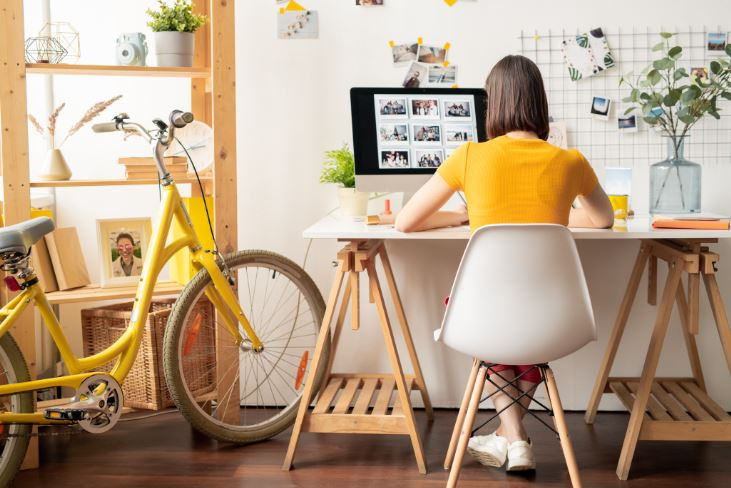
#> input picture FreeCodeCamp/01/photos/4.jpg, 731 x 488 px
$ python contours.py
#> lines starting #> are read from the running program, lines starting #| are printed output that depends on the picture; after the words box and inside, x2 and y2 are one past the last pixel; in counts of white or black regions, pixels touching at a corner belong together
import cv2 as cv
import numpy as np

img = cv.imread('photos/4.jpg')
#> img is the input picture: shape (488, 731, 3); mean B, G, R 133.2, 159.3, 182.5
cv.imshow('Image', img)

gray = cv.cvtColor(img, cv.COLOR_BGR2GRAY)
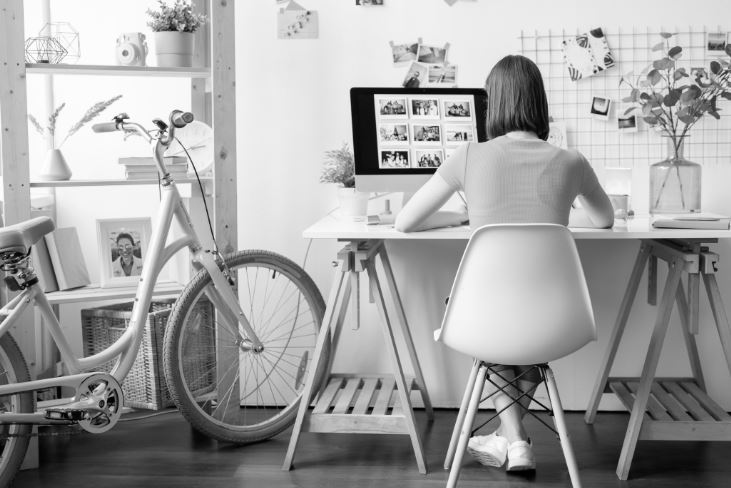
#> gray: shape (488, 731); min 0, max 255, mean 163.2
cv.imshow('Gray', gray)

blank = np.zeros(img.shape, dtype='uint8')
#cv.imshow('Blank', blank)

# Primeiro jeito

blur = cv.GaussianBlur(gray, (5,5), cv.BORDER_DEFAULT)
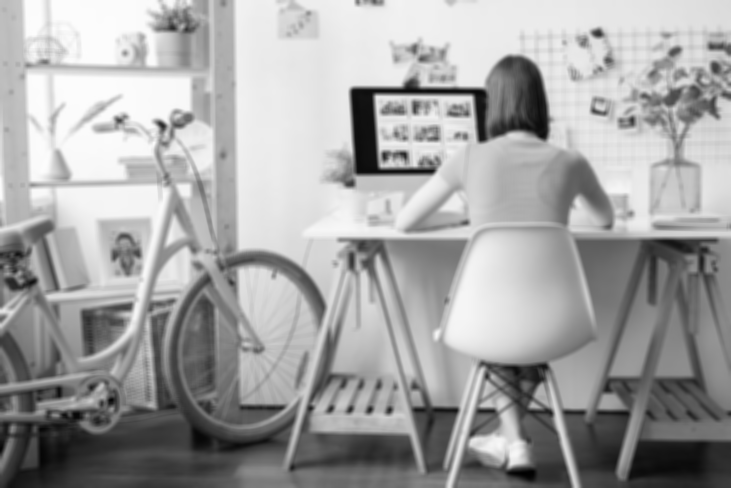
#> blur: shape (488, 731); min 1, max 253, mean 163.2
cv.imshow('Blur', blur)

canny = cv.Canny(blur, 125,175)
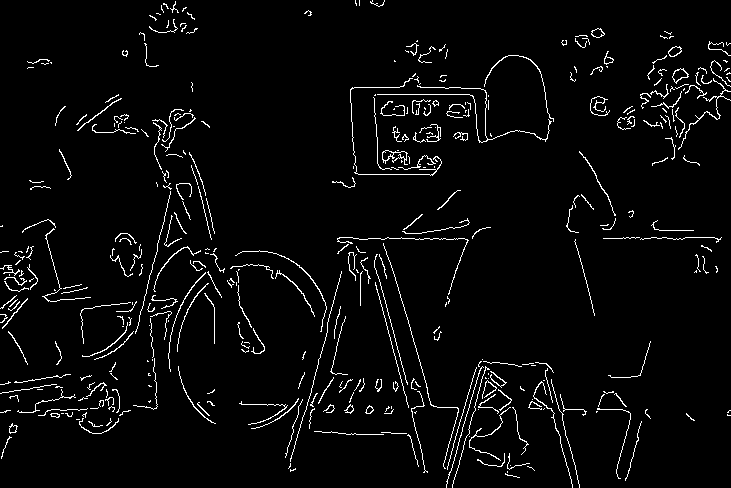
#> canny: shape (488, 731); 3.6% white in thin lines or dots
cv.imshow('Canny Edges', canny)

contours, hierarchies = cv.findContours(canny, cv.RETR_LIST, cv.CHAIN_APPROX_SIMPLE)
#> contours = 409 contours, 373 with area under 20; largest, box (x1, y1, x2, y2) and area: (672, 68, 689, 84) 130, (672, 68, 688, 83) 112, (382, 150, 408, 165) 95, (668, 46, 682, 57) 91, (591, 28, 605, 38) 80
print(f'{len(contours)} contour(s) found!')
#| 409 contour(s) found!

# [7 lines of commented-out code are left out]

cv.drawContours(blank, contours, -1, (0,0,255), 1)
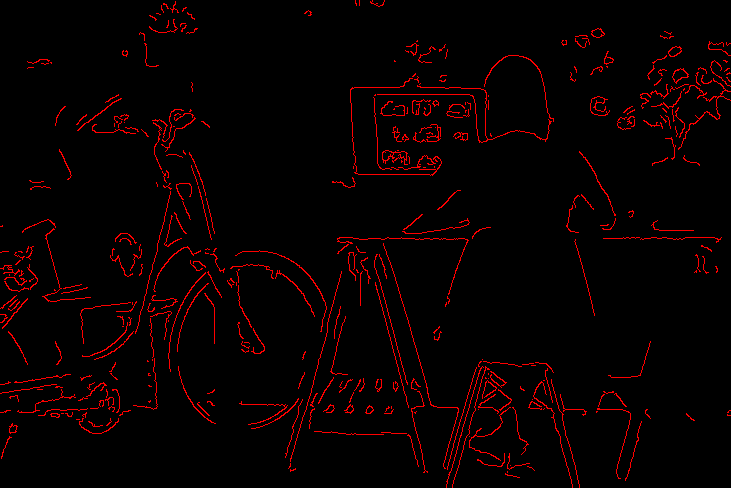
#> blank: shape (488, 731, 3); mean of channels 0, 1, 2 0, 0, 9.2; drawn as B, G, R
cv.imshow('Contours Draw', blank)

cv.waitKey(0)

#Parei no minuto 1:12:55

$ run again, with FreeCodeCamp/01/photos/1.jpg copied over FreeCodeCamp/01/photos/4.jpg
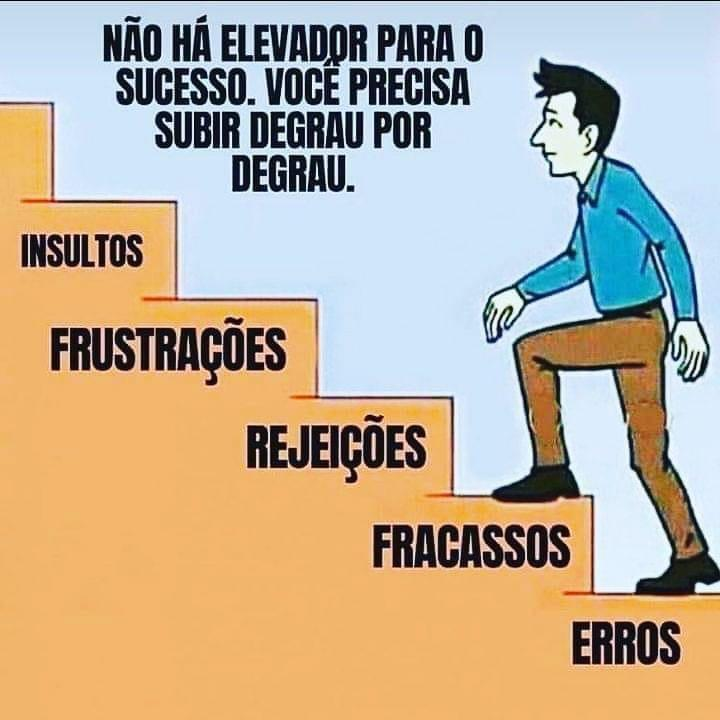
#> input picture FreeCodeCamp/01/photos/1.jpg, 720 x 720 px
#> img is the input picture: shape (720, 720, 3); mean B, G, R 152.8, 175.2, 190.8
#> `canny = cv.Canny(blur, 125,175)`:
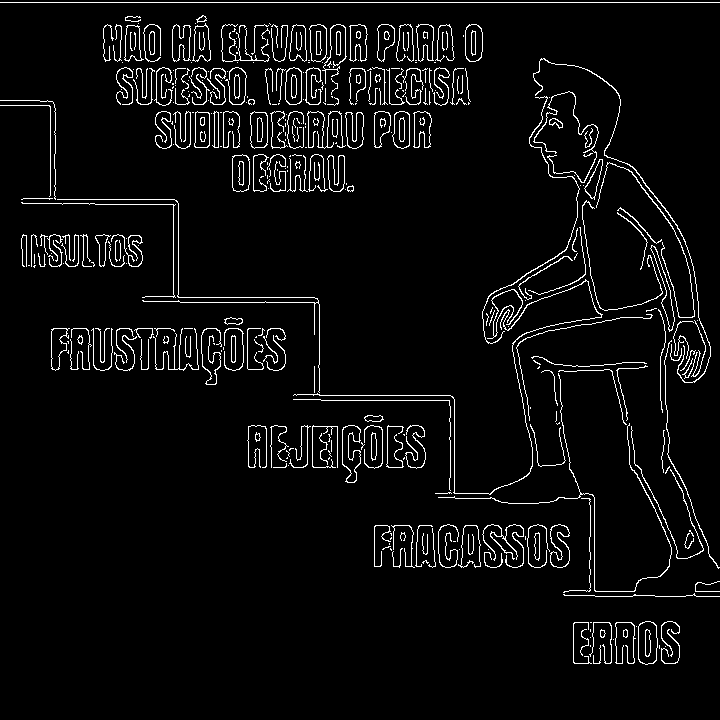
#> canny: shape (720, 720); 4.7% white in thin lines or dots
#> contours = 446 contours, 312 with area under 20; largest, box (x1, y1, x2, y2) and area: (638, 621, 658, 665) 735, (638, 621, 658, 665) 722, (342, 425, 361, 483) 640, (342, 425, 361, 483) 602, (232, 154, 250, 192) 584
#| 446 contour(s) found!
#> `cv.drawContours(blank, contours, -1, (0,0,255), 1)`:
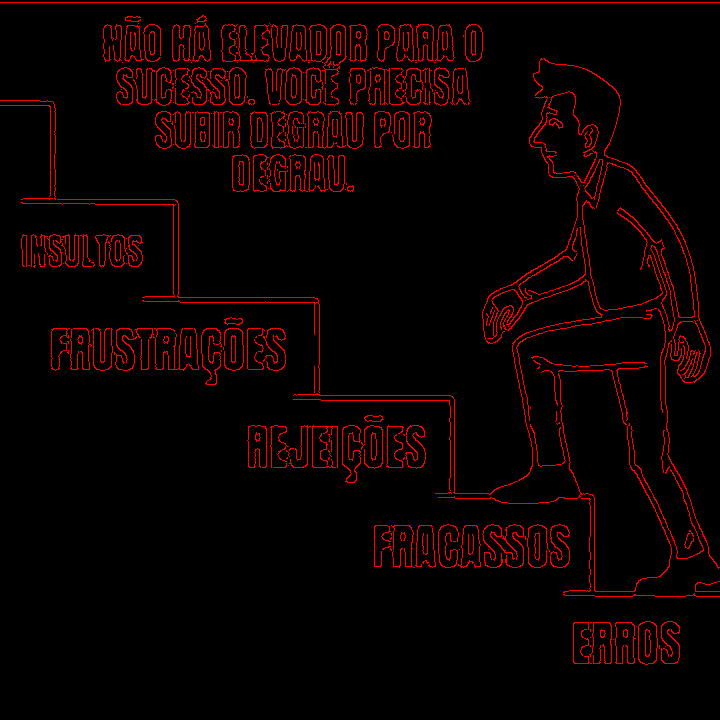
#> blank: shape (720, 720, 3); mean of channels 0, 1, 2 0, 0, 11.9; drawn as B, G, R

$ run again, with FreeCodeCamp/01/photos/2.jpg copied over FreeCodeCamp/01/photos/4.jpg
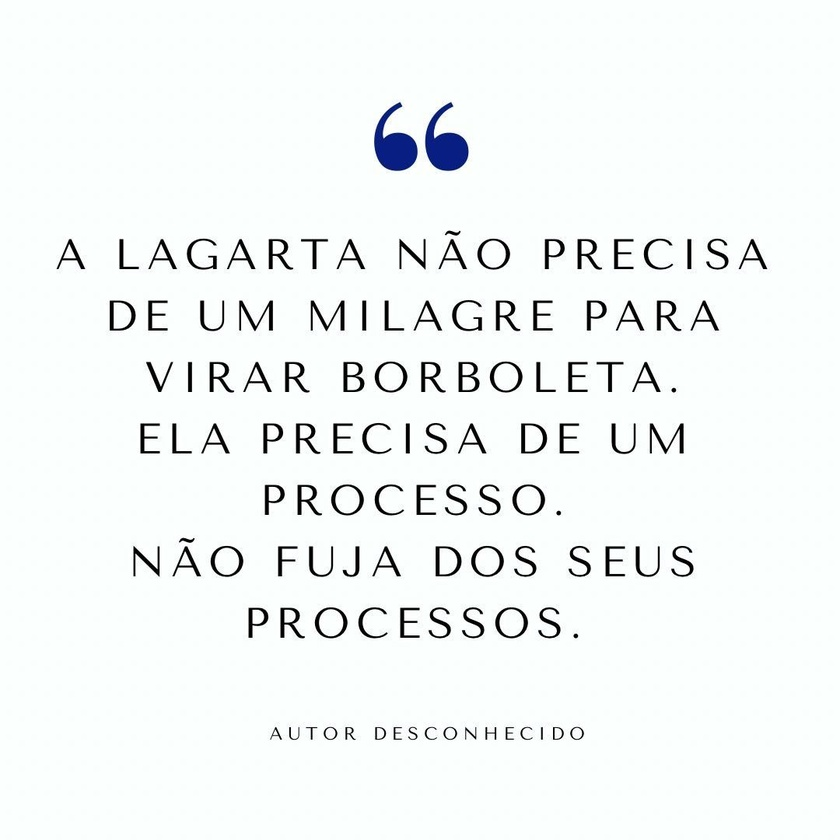
#> input picture FreeCodeCamp/01/photos/2.jpg, 840 x 840 px, shrunk from 1080 x 1080 before the run
#> img is the input picture: shape (840, 840, 3); mean B, G, R 245.5, 246, 242.2
#> `canny = cv.Canny(blur, 125,175)`:
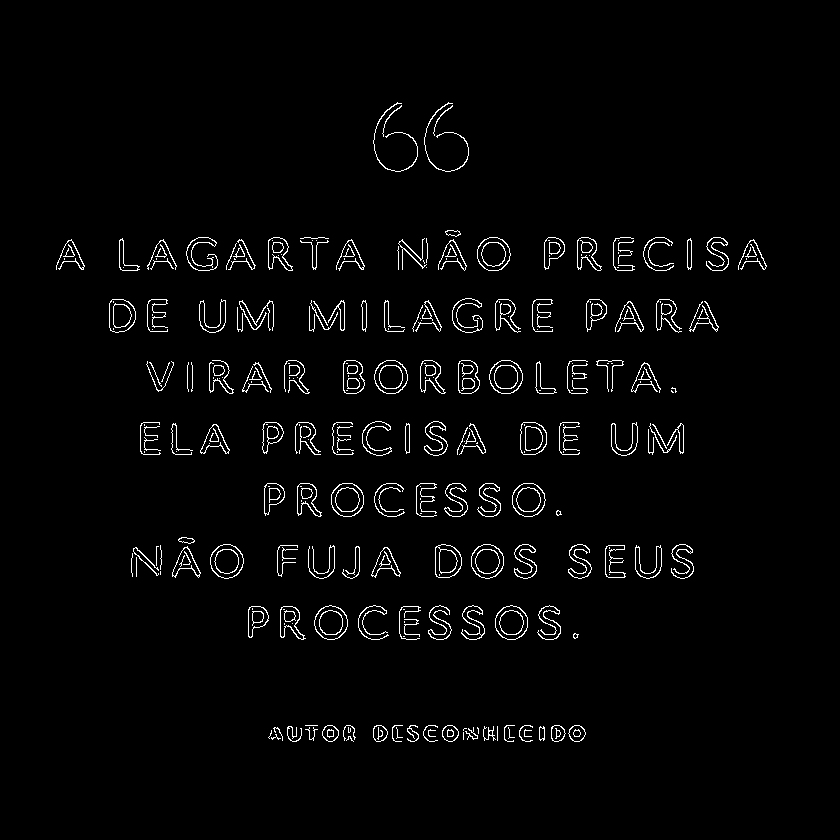
#> canny: shape (840, 840); 2.4% white in thin lines or dots, all inside (x1, y1, x2, y2) = (56, 102, 767, 742)
#> contours = 395 contours, 202 with area under 20; largest, box (x1, y1, x2, y2) and area: (210, 544, 244, 579) 875, (314, 605, 348, 640) 872, (489, 360, 523, 394) 869, (477, 237, 511, 271) 868, (471, 544, 504, 579) 866
#| 395 contour(s) found!
#> `cv.drawContours(blank, contours, -1, (0,0,255), 1)`:
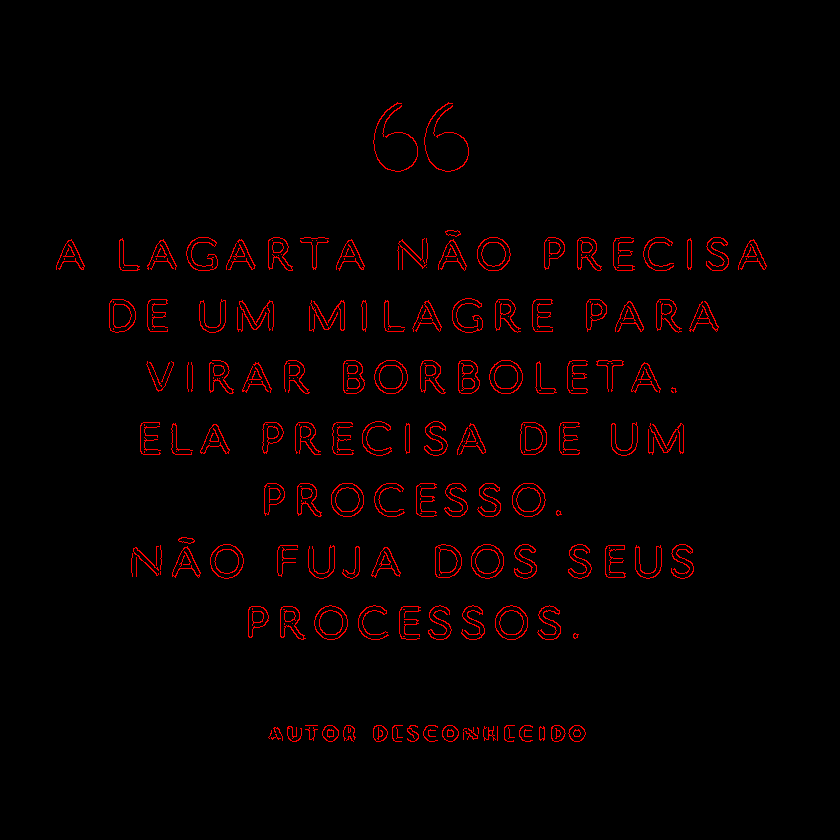
#> blank: shape (840, 840, 3); mean of channels 0, 1, 2 0, 0, 6.2; drawn as B, G, R

$ run again, with FreeCodeCamp/01/photos/3.JPG copied over FreeCodeCamp/01/photos/4.jpg
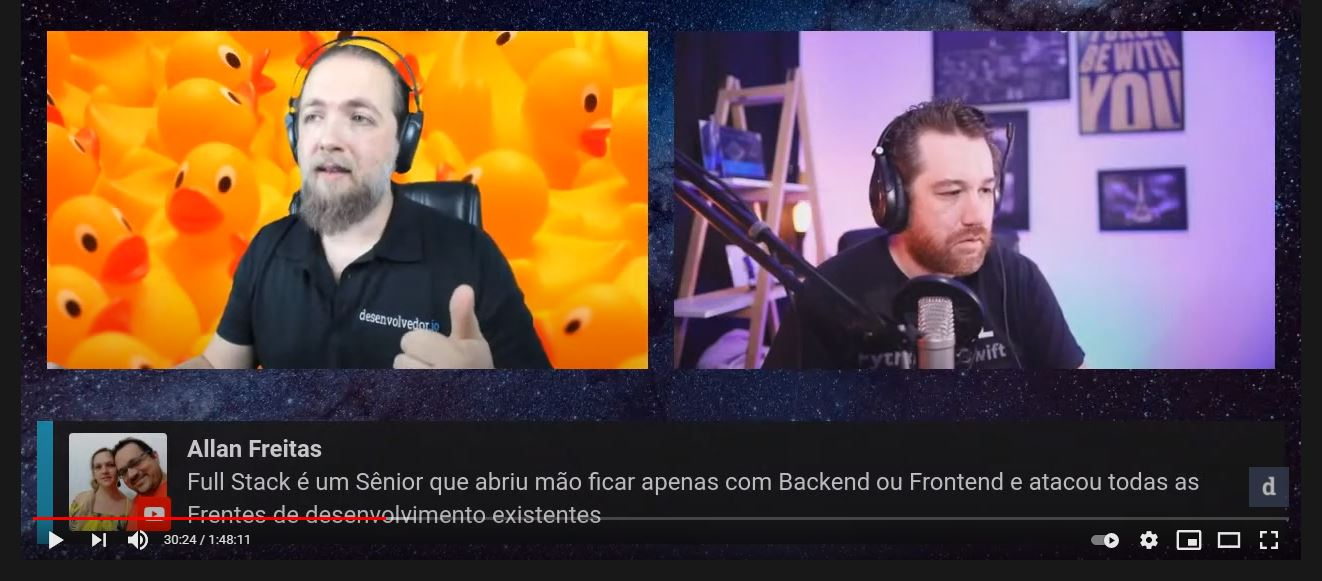
#> input picture FreeCodeCamp/01/photos/3.JPG, 1322 x 581 px
#> img is the input picture: shape (581, 1322, 3); mean B, G, R 70.3, 77.5, 103.5
#> `canny = cv.Canny(blur, 125,175)`:
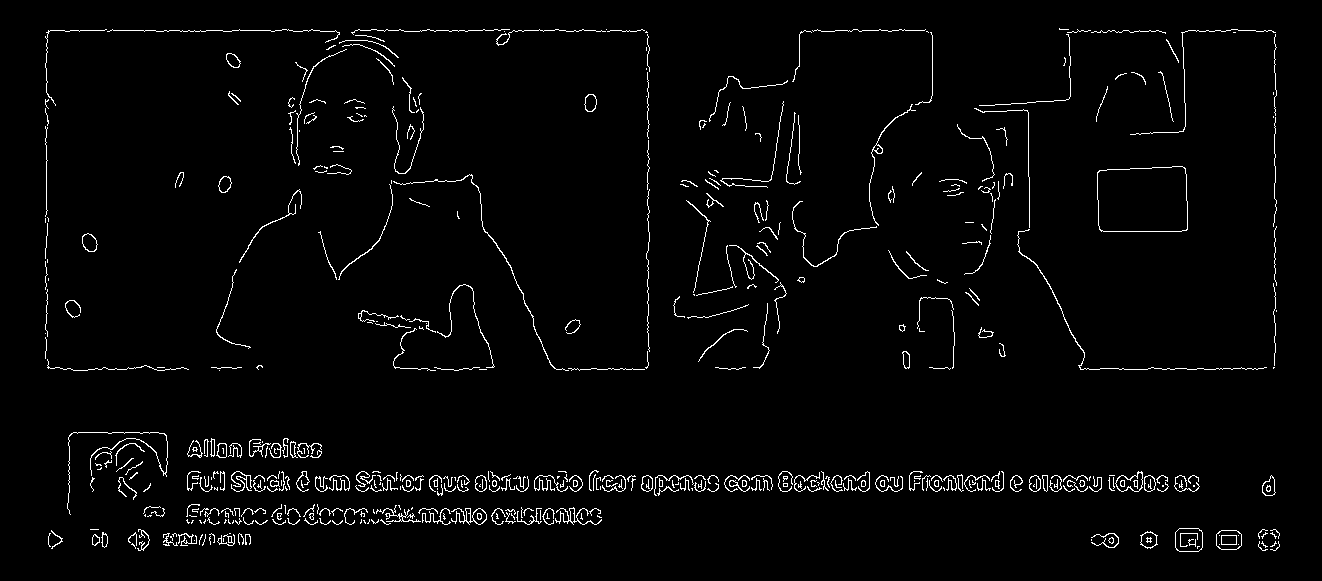
#> canny: shape (581, 1322); 2.4% white in thin lines or dots, all inside (x1, y1, x2, y2) = (45, 28, 1280, 552)
#> contours = 564 contours, 470 with area under 20; largest, box (x1, y1, x2, y2) and area: (1097, 166, 1188, 232) 5586, (1097, 166, 1188, 232) 5578, (1175, 528, 1203, 552) 592, (1175, 528, 1203, 552) 588, (1216, 530, 1242, 550) 439
#| 564 contour(s) found!
#> `cv.drawContours(blank, contours, -1, (0,0,255), 1)`:
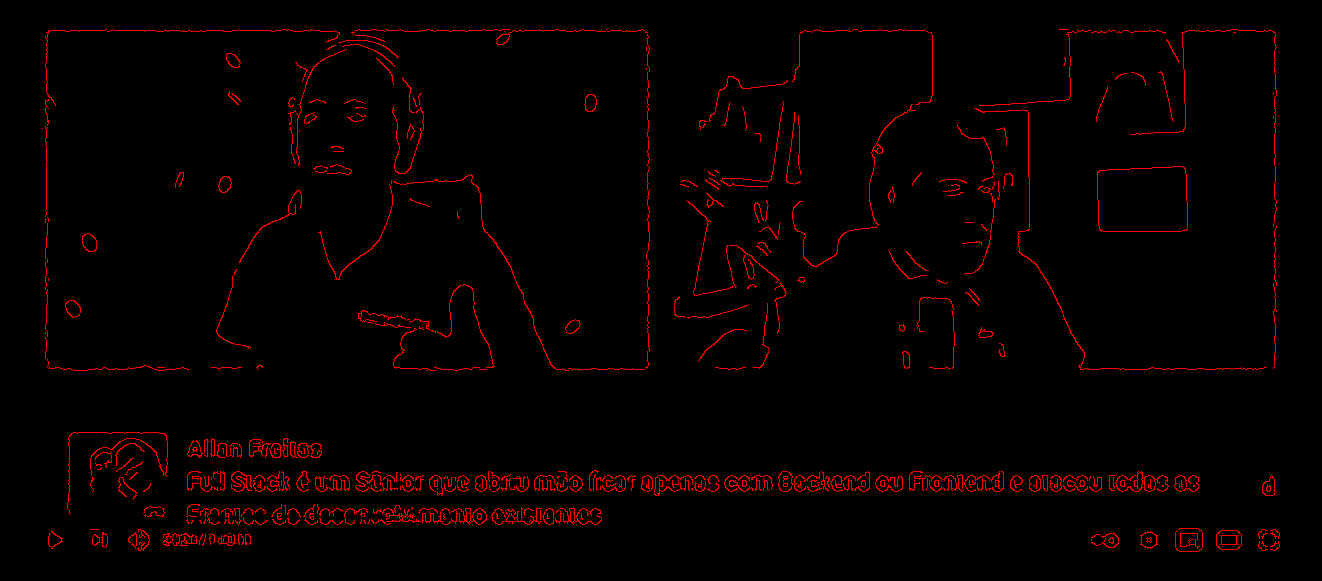
#> blank: shape (581, 1322, 3); mean of channels 0, 1, 2 0, 0, 6.2; drawn as B, G, R
